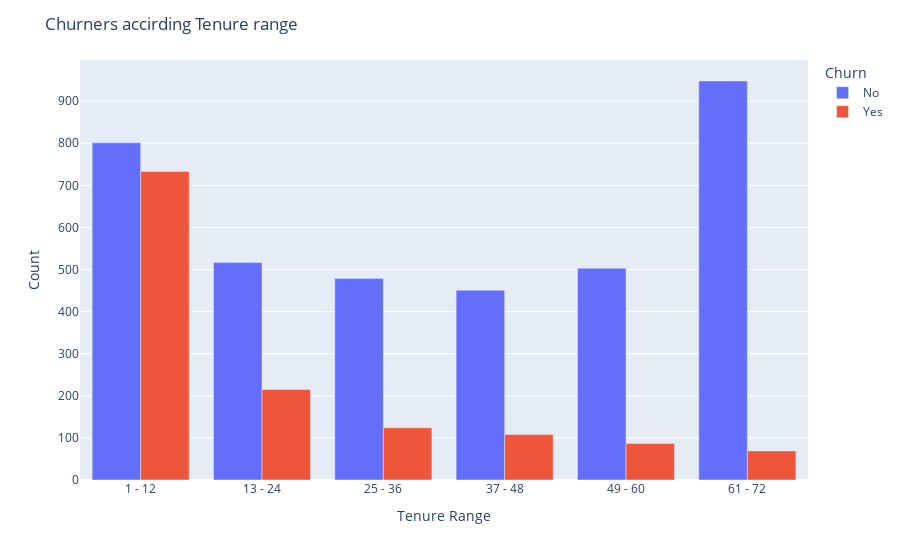

This figure's notebook cell:
### Code cell
# Creating the grouped bar chart 
fig = px.bar(grouped_data, x='tenure_range', y='count', color='Churn', barmode='group')

# Customizing the chart layout
fig.update_layout(
    title="Churners accirding Tenure range",
    xaxis_title="Tenure Range",
    yaxis_title="Count",
    legend_title="Churn",
)

# Displaying the chart
fig.show()

### Figure 1 — Plotly figure (JSON) as saved in the notebook; plotly's stock layout.template omitted (floating-point values rounded to 4 significant figures)
{"data": [{"alignmentgroup": "True", "hovertemplate": "Churn=No<br>tenure_range=%{x}<br>count=%{y}<extra></extra>", "legendgroup": "No", "marker": {"color": "#636efa", "pattern": {"shape": ""}}, "name": "No", "offsetgroup": "No", "orientation": "v", "showlegend": true, "textposition": "auto", "type": "bar", "x": ["1 - 12", "13 - 24", "25 - 36", "37 - 48", "49 - 60", "61 - 72"], "xaxis": "x", "y": [801, 517, 479, 451, 503, 948], "yaxis": "y"}, {"alignmentgroup": "True", "hovertemplate": "Churn=Yes<br>tenure_range=%{x}<br>count=%{y}<extra></extra>", "legendgroup": "Yes", "marker": {"color": "#EF553B", "pattern": {"shape": ""}}, "name": "Yes", "offsetgroup": "Yes", "orientation": "v", "showlegend": true, "textposition": "auto", "type": "bar", "x": ["1 - 12", "13 - 24", "25 - 36", "37 - 48", "49 - 60", "61 - 72"], "xaxis": "x", "y": [733, 215, 124, 108, 87, 69], "yaxis": "y"}], "layout": {"barmode": "group", "legend": {"title": {"text": "Churn"}, "tracegroupgap": 0}, "margin": {"t": 60}, "title": {"text": "Churners accirding Tenure range"}, "xaxis": {"anchor": "y", "domain": [0, 1], "title": {"text": "Tenure Range"}}, "yaxis": {"anchor": "x", "domain": [0, 1], "title": {"text": "Count"}}}}
